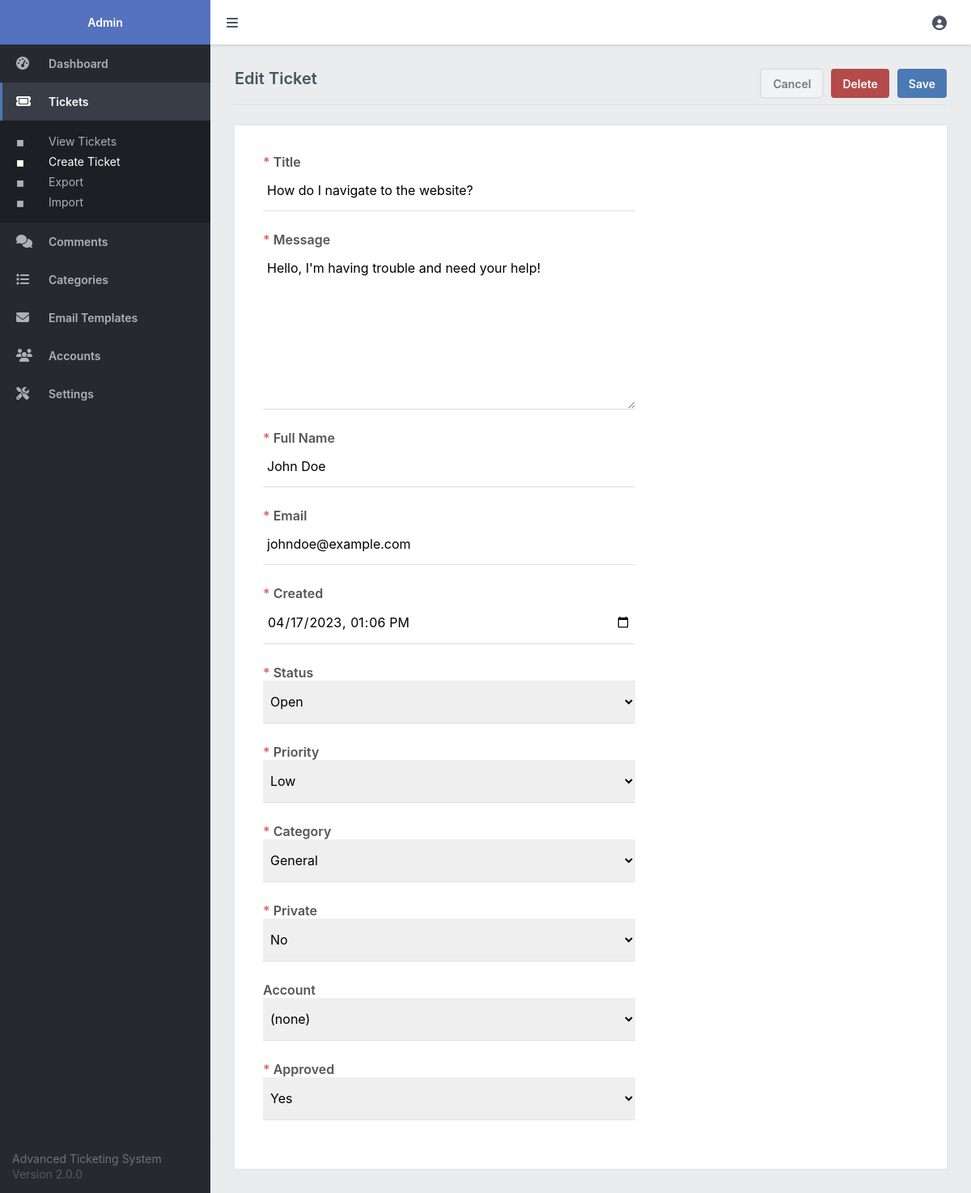
Page /admin/ticket.php?id=1 (signed in) on the committed database.
### tables this page shows
CREATE TABLE IF NOT EXISTS `tickets` (
  `id` int(11) NOT NULL AUTO_INCREMENT,
  `title` varchar(255) NOT NULL,
  `msg` text NOT NULL,
  `full_name` varchar(50) NOT NULL DEFAULT '',
  `email` varchar(255) NOT NULL,
  `created` datetime NOT NULL DEFAULT current_timestamp(),
  `ticket_status` enum('open','closed','resolved') NOT NULL DEFAULT 'open',
  `priority` enum('low','medium','high') NOT NULL DEFAULT 'low',
  `category_id` int(1) NOT NULL DEFAULT 1,
  `private` tinyint(1) NOT NULL DEFAULT 1,
  `account_id` int(11) NOT NULL DEFAULT 0,
  `approved` tinyint(1) NOT NULL DEFAULT 0,
  PRIMARY KEY (`id`)
);

CREATE TABLE IF NOT EXISTS `categories` (
  `id` int(11) NOT NULL AUTO_INCREMENT,
  `title` varchar(255) NOT NULL,
  PRIMARY KEY (`id`)
);

### admin/ticket.php (the view, shortened to what this page needs)
<?php
include 'main.php';
$ticket = [
    'title' => '',
    'msg' => '',
    'full_name' => '',
    'email' => '',
    'created' => date('Y-m-d H:i:s'),
    'ticket_status' => 'open',
    'priority' => 'low',
    'category_id' => 1,
    'private' => 0,
    'account_id' => 0,
    'approved' => 1
];
$categories = $pdo->query('SELECT * FROM categories')->fetchAll(PDO::FETCH_ASSOC);
if (isset($_GET['id'])) {
    $stmt = $pdo->prepare('SELECT * FROM tickets WHERE id = ?');
    $stmt->execute([ $_GET['id'] ]);
    $ticket = $stmt->fetch(PDO::FETCH_ASSOC);
    $page = 'Edit';
}
?>
<?=template_admin_header($page . ' Ticket', 'tickets', 'manage')?>
<form action="" method="post">
    <div class="content-title responsive-flex-wrap responsive-pad-bot-3">
        <h2 class="responsive-width-100"><?=$page?> Ticket</h2>
        <a href="tickets.php" class="btn alt mar-right-2">Cancel</a>
        <?php if ($page == 'Edit'): ?>
        <input type="submit" name="delete" value="Delete" class="btn red mar-right-2" onclick="return confirm('Are you sure you want to delete this ticket?')">
        <?php endif; ?>
        <input type="submit" name="submit" value="Save" class="btn">
    </div>
    <div class="content-block">
        <div class="form responsive-width-100">
            <label for="title"><i class="required">*</i> Title</label>
            <input id="title" type="text" name="title" placeholder="Title" value="<?=htmlspecialchars($ticket['title'], ENT_QUOTES)?>" required>
            <label for="msg"><i class="required">*</i> Message</label>
            <textarea id="msg" name="msg" placeholder="Write your ticket message..." required><?=htmlspecialchars($ticket['msg'], ENT_QUOTES)?></textarea>
            <label for="full_name"><i class="required">*</i> Full Name</label>
            <input id="full_name" type="text" name="full_name" placeholder="Full Name" value="<?=htmlspecialchars($ticket['full_name'], ENT_QUOTES)?>" required>
            <label for="email"><i class="required">*</i> Email</label>
            <input id="email" type="email" name="email" placeholder="Email" value="<?=htmlspecialchars($ticket['email'], ENT_QUOTES)?>" required>
            <label for="created"><i class="required">*</i> Created</label>
            <input id="created" type="datetime-local" name="created" value="<?=date('Y-m-d\TH:i', strtotime($ticket['created']))?>" required>
            <label for="ticket_status"><i class="required">*</i> Status</label>
            <select id="ticket_status" name="ticket_status" required>
                <option value="open"<?=$ticket['ticket_status']=='open'?' selected':''?>>Open</option>
            </select>
            <label for="priority"><i class="required">*</i> Priority</label>
            <select id="priority" name="priority" required>
                <option value="low"<?=$ticket['priority']=='low'?' selected':''?>>Low</option>
            </select>
            <label for="category_id"><i class="required">*</i> Category</label>
            <select id="category_id" name="category_id" required>
                <?php foreach ($categories as $category): ?>
                <option value="<?=$category['id']?>"<?=$ticket['category_id']==$category['id']?' selected':''?>><?=$category['title']?></option>
                <?php endforeach; ?>
            </select>
            <label for="private"><i class="required">*</i> Private</label>
            <select id="private" name="private" required>
                <option value="0"<?=$ticket['private']==0?' selected':''?>>No</option>
            </select>
            <label for="account_id">Account</label>
            <select id="account_id" name="account_id" required>
                <option value="0">(none)</option>
            </select>
            <label for="approved"><i class="required">*</i> Approved</label>
            <select id="approved" name="approved" required>
                <option value="1"<?=$ticket['approved']==1?' selected':''?>>Yes</option>
            </select>
        </div>
    </div>
</form>
<?=template_admin_footer()?>

### admin/admin.css (style rules this page uses)
* { box-sizing: border-box; font-family: -apple-system, BlinkMacSystemFont, "segoe ui", roboto, oxygen, ubuntu, cantarell, "fira sans", "droid sans", "helvetica neue", Arial, sans-serif; font-size: 16px; }
html { height: 100%; }
body { position: relative; min-height: 100%; color: #555555; background-color: #ebeced; margin: 0; }
h1, h2, h3, h4, h5 { color: #4a5361; margin: 0; padding: 0; }
main h2 { font-size: 20px; padding-bottom: 20px; font-weight: 600; }
main .content-title { border-bottom: 1px solid #dbdddf; display: flex; }
main .content-title h2 { flex: 1; }
main .content-title .btn { height: 36px; }
main .content-block { background-color: #fff; margin-top: 25px; padding: 15px; box-shadow: 0px 0px 5px 1px rgba(0, 0, 0, 0.03); overflow: hidden; }
main .form { display: flex; flex-flow: column; width: 500px; padding: 20px; }
main .form input[type="text"], main .form input[type="password"], main .form input[type="datetime-local"], main .form input[type="email"], main .form input[type="number"], main .form textarea, main .form select, main .form input[type="file"] { width: 100%; padding: 15px 5px; margin-bottom: 25px; border: 0; border-bottom: 1px solid #dedfe1; }
main .form textarea { height: 200px; }
main .form label { display: block; font-weight: 600; }
main .form label .required { font-style: normal; color: #e26060; }
.btn { display: inline-flex; align-items: center; justify-content: center; text-decoration: none; appearance: none; cursor: pointer; border: 0; background: #4a79b4; color: #FFFFFF; padding: 0 14px; font-size: 14px; font-weight: 600; border-radius: 4px; height: 38px; }
.btn.red { background: #b44a4a; }
.btn.alt { color: #75797e; border: 1px solid #d4dbde; box-shadow: 0px 0px 3px 1px rgba(0, 0, 0, 0.03); background: #f1f3f4; }
.mar-right-2 { margin-right: 10px; }

### rows in the picture
tickets: title "How do I navigate to the website?", msg "Hello, I'm having trouble and need your help!", full_name "John Doe", email "johndoe@example.com", created "04/17/2023 13:06", ticket_status "Open", priority "Low", category_id "General", private "No", approved "Yes"

### other values in the picture
$page "Edit"
